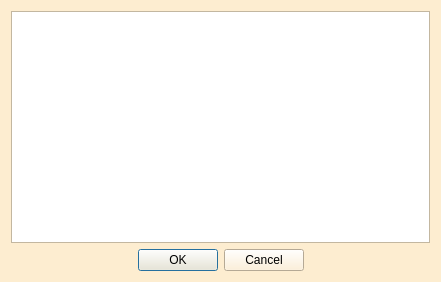
<?xml version="1.0" encoding="UTF-8"?>
<ui version="4.0">
 <class>completed</class>
 <widget class="QDialog" name="completed">
  <property name="geometry">
   <rect>
    <x>0</x>
    <y>0</y>
    <width>441</width>
    <height>282</height>
   </rect>
  </property>
  <property name="palette">
   <palette>
    <active>
     <colorrole role="WindowText">
      <brush brushstyle="SolidPattern">
       <color alpha="255">
        <red>0</red>
        <green>0</green>
        <blue>0</blue>
       </color>
      </brush>
     </colorrole>
     <colorrole role="Button">
      <brush brushstyle="SolidPattern">
       <color alpha="255">
        <red>253</red>
        <green>237</green>
        <blue>208</blue>
       </color>
      </brush>
     </colorrole>
     <colorrole role="Light">
      <brush brushstyle="SolidPattern">
       <color alpha="255">
        <red>255</red>
        <green>255</green>
        <blue>255</blue>
       </color>
      </brush>
     </colorrole>
     <colorrole role="Midlight">
      <brush brushstyle="SolidPattern">
       <color alpha="255">
        <red>254</red>
        <green>246</green>
        <blue>231</blue>
       </color>
      </brush>
     </colorrole>
     <colorrole role="Dark">
      <brush brushstyle="SolidPattern">
       <color alpha="255">
        <red>126</red>
        <green>118</green>
        <blue>104</blue>
       </color>
      </brush>
     </colorrole>
     <colorrole role="Mid">
      <brush brushstyle="SolidPattern">
       <color alpha="255">
        <red>169</red>
        <green>158</green>
        <blue>139</blue>
       </color>
      </brush>
     </colorrole>
     <colorrole role="Text">
      <brush brushstyle="SolidPattern">
       <color alpha="255">
        <red>0</red>
        <green>0</green>
        <blue>0</blue>
       </color>
      </brush>
     </colorrole>
     <colorrole role="BrightText">
      <brush brushstyle="SolidPattern">
       <color alpha="255">
        <red>255</red>
        <green>255</green>
        <blue>255</blue>
       </color>
      </brush>
     </colorrole>
     <colorrole role="ButtonText">
      <brush brushstyle="SolidPattern">
       <color alpha="255">
        <red>0</red>
        <green>0</green>
        <blue>0</blue>
       </color>
      </brush>
     </colorrole>
     <colorrole role="Base">
      <brush brushstyle="SolidPattern">
       <color alpha="255">
        <red>255</red>
        <green>255</green>
        <blue>255</blue>
       </color>
      </brush>
     </colorrole>
     <colorrole role="Window">
      <brush brushstyle="SolidPattern">
       <color alpha="255">
        <red>253</red>
        <green>237</green>
        <blue>208</blue>
       </color>
      </brush>
     </colorrole>
     <colorrole role="Shadow">
      <brush brushstyle="SolidPattern">
       <color alpha="255">
        <red>0</red>
        <green>0</green>
        <blue>0</blue>
       </color>
      </brush>
     </colorrole>
     <colorrole role="AlternateBase">
      <brush brushstyle="SolidPattern">
       <color alpha="255">
        <red>254</red>
        <green>246</green>
        <blue>231</blue>
       </color>
      </brush>
     </colorrole>
     <colorrole role="ToolTipBase">
      <brush brushstyle="SolidPattern">
       <color alpha="255">
        <red>255</red>
        <green>255</green>
        <blue>220</blue>
       </color>
      </brush>
     </colorrole>
     <colorrole role="ToolTipText">
      <brush brushstyle="SolidPattern">
       <color alpha="255">
        <red>0</red>
        <green>0</green>
        <blue>0</blue>
       </color>
      </brush>
     </colorrole>
     <colorrole role="PlaceholderText">
      <brush brushstyle="SolidPattern">
       <color alpha="128">
        <red>0</red>
        <green>0</green>
        <blue>0</blue>
       </color>
      </brush>
     </colorrole>
    </active>
    <inactive>
     <colorrole role="WindowText">
      <brush brushstyle="SolidPattern">
       <color alpha="255">
        <red>0</red>
        <green>0</green>
        <blue>0</blue>
       </color>
      </brush>
     </colorrole>
     <colorrole role="Button">
      <brush brushstyle="SolidPattern">
       <color alpha="255">
        <red>253</red>
        <green>237</green>
        <blue>208</blue>
       </color>
      </brush>
     </colorrole>
     <colorrole role="Light">
      <brush brushstyle="SolidPattern">
       <color alpha="255">
        <red>255</red>
        <green>255</green>
        <blue>255</blue>
       </color>
      </brush>
     </colorrole>
     <colorrole role="Midlight">
      <brush brushstyle="SolidPattern">
       <color alpha="255">
        <red>254</red>
        <green>246</green>
        <blue>231</blue>
       </color>
      </brush>
     </colorrole>
     <colorrole role="Dark">
      <brush brushstyle="SolidPattern">
       <color alpha="255">
        <red>126</red>
        <green>118</green>
        <blue>104</blue>
       </color>
      </brush>
     </colorrole>
     <colorrole role="Mid">
      <brush brushstyle="SolidPattern">
       <color alpha="255">
        <red>169</red>
        <green>158</green>
        <blue>139</blue>
       </color>
      </brush>
     </colorrole>
     <colorrole role="Text">
      <brush brushstyle="SolidPattern">
       <color alpha="255">
        <red>0</red>
        <green>0</green>
        <blue>0</blue>
       </color>
      </brush>
     </colorrole>
     <colorrole role="BrightText">
      <brush brushstyle="SolidPattern">
       <color alpha="255">
        <red>255</red>
        <green>255</green>
        <blue>255</blue>
       </color>
      </brush>
     </colorrole>
     <colorrole role="ButtonText">
      <brush brushstyle="SolidPattern">
       <color alpha="255">
        <red>0</red>
        <green>0</green>
        <blue>0</blue>
       </color>
      </brush>
     </colorrole>
     <colorrole role="Base">
      <brush brushstyle="SolidPattern">
       <color alpha="255">
        <red>255</red>
        <green>255</green>
        <blue>255</blue>
       </color>
      </brush>
     </colorrole>
     <colorrole role="Window">
      <brush brushstyle="SolidPattern">
       <color alpha="255">
        <red>253</red>
        <green>237</green>
        <blue>208</blue>
       </color>
      </brush>
     </colorrole>
     <colorrole role="Shadow">
      <brush brushstyle="SolidPattern">
       <color alpha="255">
        <red>0</red>
        <green>0</green>
        <blue>0</blue>
       </color>
      </brush>
     </colorrole>
     <colorrole role="AlternateBase">
      <brush brushstyle="SolidPattern">
       <color alpha="255">
        <red>254</red>
        <green>246</green>
        <blue>231</blue>
       </color>
      </brush>
     </colorrole>
     <colorrole role="ToolTipBase">
      <brush brushstyle="SolidPattern">
       <color alpha="255">
        <red>255</red>
        <green>255</green>
        <blue>220</blue>
       </color>
      </brush>
     </colorrole>
     <colorrole role="ToolTipText">
      <brush brushstyle="SolidPattern">
       <color alpha="255">
        <red>0</red>
        <green>0</green>
        <blue>0</blue>
       </color>
      </brush>
     </colorrole>
     <colorrole role="PlaceholderText">
      <brush brushstyle="SolidPattern">
       <color alpha="128">
        <red>0</red>
        <green>0</green>
        <blue>0</blue>
       </color>
      </brush>
     </colorrole>
    </inactive>
    <disabled>
     <colorrole role="WindowText">
      <brush brushstyle="SolidPattern">
       <color alpha="255">
        <red>126</red>
        <green>118</green>
        <blue>104</blue>
       </color>
      </brush>
     </colorrole>
     <colorrole role="Button">
      <brush brushstyle="SolidPattern">
       <color alpha="255">
        <red>253</red>
        <green>237</green>
        <blue>208</blue>
       </color>
      </brush>
     </colorrole>
     <colorrole role="Light">
      <brush brushstyle="SolidPattern">
       <color alpha="255">
        <red>255</red>
        <green>255</green>
        <blue>255</blue>
       </color>
      </brush>
     </colorrole>
     <colorrole role="Midlight">
      <brush brushstyle="SolidPattern">
       <color alpha="255">
        <red>254</red>
        <green>246</green>
        <blue>231</blue>
       </color>
      </brush>
     </colorrole>
     <colorrole role="Dark">
      <brush brushstyle="SolidPattern">
       <color alpha="255">
        <red>126</red>
        <green>118</green>
        <blue>104</blue>
       </color>
      </brush>
     </colorrole>
     <colorrole role="Mid">
      <brush brushstyle="SolidPattern">
       <color alpha="255">
        <red>169</red>
        <green>158</green>
        <blue>139</blue>
       </color>
      </brush>
     </colorrole>
     <colorrole role="Text">
      <brush brushstyle="SolidPattern">
       <color alpha="255">
        <red>126</red>
        <green>118</green>
        <blue>104</blue>
       </color>
      </brush>
     </colorrole>
     <colorrole role="BrightText">
      <brush brushstyle="SolidPattern">
       <color alpha="255">
        <red>255</red>
        <green>255</green>
        <blue>255</blue>
       </color>
      </brush>
     </colorrole>
     <colorrole role="ButtonText">
      <brush brushstyle="SolidPattern">
       <color alpha="255">
        <red>126</red>
        <green>118</green>
        <blue>104</blue>
       </color>
      </brush>
     </colorrole>
     <colorrole role="Base">
      <brush brushstyle="SolidPattern">
       <color alpha="255">
        <red>253</red>
        <green>237</green>
        <blue>208</blue>
       </color>
      </brush>
     </colorrole>
     <colorrole role="Window">
      <brush brushstyle="SolidPattern">
       <color alpha="255">
        <red>253</red>
        <green>237</green>
        <blue>208</blue>
       </color>
      </brush>
     </colorrole>
     <colorrole role="Shadow">
      <brush brushstyle="SolidPattern">
       <color alpha="255">
        <red>0</red>
        <green>0</green>
        <blue>0</blue>
       </color>
      </brush>
     </colorrole>
     <colorrole role="AlternateBase">
      <brush brushstyle="SolidPattern">
       <color alpha="255">
        <red>253</red>
        <green>237</green>
        <blue>208</blue>
       </color>
      </brush>
     </colorrole>
     <colorrole role="ToolTipBase">
      <brush brushstyle="SolidPattern">
       <color alpha="255">
        <red>255</red>
        <green>255</green>
        <blue>220</blue>
       </color>
      </brush>
     </colorrole>
     <colorrole role="ToolTipText">
      <brush brushstyle="SolidPattern">
       <color alpha="255">
        <red>0</red>
        <green>0</green>
        <blue>0</blue>
       </color>
      </brush>
     </colorrole>
     <colorrole role="PlaceholderText">
      <brush brushstyle="SolidPattern">
       <color alpha="128">
        <red>0</red>
        <green>0</green>
        <blue>0</blue>
       </color>
      </brush>
     </colorrole>
    </disabled>
   </palette>
  </property>
  <property name="windowTitle">
   <string>Completed Tasks</string>
  </property>
  <layout class="QGridLayout" name="gridLayout">
   <item row="0" column="0">
    <widget class="QListWidget" name="list1">
     <property name="palette">
      <palette>
       <active>
        <colorrole role="ButtonText">
         <brush brushstyle="SolidPattern">
          <color alpha="255">
           <red>0</red>
           <green>0</green>
           <blue>0</blue>
          </color>
         </brush>
        </colorrole>
        <colorrole role="Base">
         <brush brushstyle="SolidPattern">
          <color alpha="255">
           <red>255</red>
           <green>255</green>
           <blue>255</blue>
          </color>
         </brush>
        </colorrole>
       </active>
       <inactive>
        <colorrole role="ButtonText">
         <brush brushstyle="SolidPattern">
          <color alpha="255">
           <red>0</red>
           <green>0</green>
           <blue>0</blue>
          </color>
         </brush>
        </colorrole>
        <colorrole role="Base">
         <brush brushstyle="SolidPattern">
          <color alpha="255">
           <red>255</red>
           <green>255</green>
           <blue>255</blue>
          </color>
         </brush>
        </colorrole>
       </inactive>
       <disabled>
        <colorrole role="ButtonText">
         <brush brushstyle="SolidPattern">
          <color alpha="255">
           <red>36</red>
           <green>34</green>
           <blue>41</blue>
          </color>
         </brush>
        </colorrole>
        <colorrole role="Base">
         <brush brushstyle="SolidPattern">
          <color alpha="255">
           <red>72</red>
           <green>68</green>
           <blue>82</blue>
          </color>
         </brush>
        </colorrole>
       </disabled>
      </palette>
     </property>
    </widget>
   </item>
   <item row="1" column="0">
    <widget class="QDialogButtonBox" name="buttonBox">
     <property name="palette">
      <palette>
       <active>
        <colorrole role="ButtonText">
         <brush brushstyle="SolidPattern">
          <color alpha="255">
           <red>0</red>
           <green>0</green>
           <blue>0</blue>
          </color>
         </brush>
        </colorrole>
       </active>
       <inactive>
        <colorrole role="ButtonText">
         <brush brushstyle="SolidPattern">
          <color alpha="255">
           <red>0</red>
           <green>0</green>
           <blue>0</blue>
          </color>
         </brush>
        </colorrole>
       </inactive>
       <disabled>
        <colorrole role="ButtonText">
         <brush brushstyle="SolidPattern">
          <color alpha="255">
           <red>36</red>
           <green>34</green>
           <blue>41</blue>
          </color>
         </brush>
        </colorrole>
       </disabled>
      </palette>
     </property>
     <property name="orientation">
      <enum>Qt::Horizontal</enum>
     </property>
     <property name="standardButtons">
      <set>QDialogButtonBox::Cancel|QDialogButtonBox::Ok</set>
     </property>
     <property name="centerButtons">
      <bool>true</bool>
     </property>
    </widget>
   </item>
  </layout>
 </widget>
 <resources/>
 <connections>
  <connection>
   <sender>buttonBox</sender>
   <signal>accepted()</signal>
   <receiver>completed</receiver>
   <slot>accept()</slot>
   <hints>
    <hint type="sourcelabel">
     <x>248</x>
     <y>254</y>
    </hint>
    <hint type="destinationlabel">
     <x>157</x>
     <y>274</y>
    </hint>
   </hints>
  </connection>
  <connection>
   <sender>buttonBox</sender>
   <signal>rejected()</signal>
   <receiver>completed</receiver>
   <slot>reject()</slot>
   <hints>
    <hint type="sourcelabel">
     <x>316</x>
     <y>260</y>
    </hint>
    <hint type="destinationlabel">
     <x>286</x>
     <y>274</y>
    </hint>
   </hints>
  </connection>
 </connections>
</ui>
